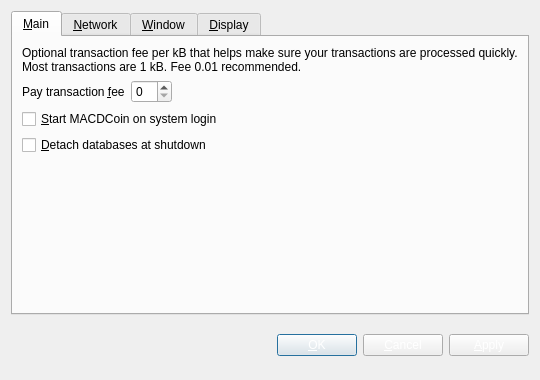
<?xml version="1.0" encoding="UTF-8"?>
<ui version="4.0">
 <class>OptionsDialog</class>
 <widget class="QDialog" name="OptionsDialog">
  <property name="geometry">
   <rect>
    <x>0</x>
    <y>0</y>
    <width>540</width>
    <height>380</height>
   </rect>
  </property>
  <property name="windowTitle">
   <string>Options</string>
  </property>
  <property name="autoFillBackground">
   <bool>true</bool>
  </property>
  <property name="locale">
   <locale language="English" country="UnitedStates"/>
  </property>
  <property name="modal">
   <bool>true</bool>
  </property>
  <layout class="QVBoxLayout" name="verticalLayout">
   <item>
    <widget class="QTabWidget" name="tabWidget">
     <property name="autoFillBackground">
      <bool>true</bool>
     </property>
     <property name="tabPosition">
      <enum>QTabWidget::North</enum>
     </property>
     <property name="currentIndex">
      <number>0</number>
     </property>
     <widget class="QWidget" name="tabMain">
      <attribute name="title">
       <string>&amp;Main</string>
      </attribute>
      <layout class="QVBoxLayout" name="verticalLayout_Main">
       <item>
        <widget class="QLabel" name="transactionFeeInfoLabel">
         <property name="text">
          <string>Optional transaction fee per kB that helps make sure your transactions are processed quickly. Most transactions are 1 kB. Fee 0.01 recommended.</string>
         </property>
         <property name="textFormat">
          <enum>Qt::PlainText</enum>
         </property>
         <property name="wordWrap">
          <bool>true</bool>
         </property>
        </widget>
       </item>
       <item>
        <layout class="QHBoxLayout" name="horizontalLayout_Main">
         <item>
          <widget class="QLabel" name="transactionFeeLabel">
           <property name="text">
            <string>Pay transaction &amp;fee</string>
           </property>
           <property name="textFormat">
            <enum>Qt::PlainText</enum>
           </property>
           <property name="buddy">
            <cstring>transactionFee</cstring>
           </property>
          </widget>
         </item>
         <item>
          <widget class="BitcoinAmountField" name="transactionFee"/>
         </item>
         <item>
          <spacer name="horizontalSpacer_Main">
           <property name="orientation">
            <enum>Qt::Horizontal</enum>
           </property>
           <property name="sizeHint" stdset="0">
            <size>
             <width>40</width>
             <height>20</height>
            </size>
           </property>
          </spacer>
         </item>
        </layout>
       </item>
       <item>
        <widget class="QCheckBox" name="bitcoinAtStartup">
         <property name="toolTip">
          <string>Automatically start MACDCoin after logging in to the system.</string>
         </property>
         <property name="text">
          <string>&amp;Start MACDCoin on system login</string>
         </property>
        </widget>
       </item>
       <item>
        <widget class="QCheckBox" name="detachDatabases">
         <property name="toolTip">
          <string>Detach block and address databases at shutdown. This means they can be moved to another data directory, but it slows down shutdown. The wallet is always detached.</string>
         </property>
         <property name="text">
          <string>&amp;Detach databases at shutdown</string>
         </property>
        </widget>
       </item>
       <item>
        <spacer name="verticalSpacer_Main">
         <property name="orientation">
          <enum>Qt::Vertical</enum>
         </property>
         <property name="sizeHint" stdset="0">
          <size>
           <width>20</width>
           <height>40</height>
          </size>
         </property>
        </spacer>
       </item>
      </layout>
     </widget>
     <widget class="QWidget" name="tabNetwork">
      <attribute name="title">
       <string>&amp;Network</string>
      </attribute>
      <layout class="QVBoxLayout" name="verticalLayout_Network">
       <item>
        <widget class="QCheckBox" name="mapPortUpnp">
         <property name="toolTip">
          <string>Automatically open the MACDCoin client port on the router. This only works when your router supports UPnP and it is enabled.</string>
         </property>
         <property name="text">
          <string>Map port using &amp;UPnP</string>
         </property>
        </widget>
       </item>
       <item>
        <widget class="QCheckBox" name="connectSocks">
         <property name="toolTip">
          <string>Connect to the MACDCoin network through a SOCKS proxy (e.g. when connecting through Tor).</string>
         </property>
         <property name="text">
          <string>&amp;Connect through SOCKS proxy:</string>
         </property>
        </widget>
       </item>
       <item>
        <layout class="QHBoxLayout" name="horizontalLayout_Network">
         <item>
          <widget class="QLabel" name="proxyIpLabel">
           <property name="text">
            <string>Proxy &amp;IP:</string>
           </property>
           <property name="textFormat">
            <enum>Qt::PlainText</enum>
           </property>
           <property name="buddy">
            <cstring>proxyIp</cstring>
           </property>
          </widget>
         </item>
         <item>
          <widget class="QValidatedLineEdit" name="proxyIp">
           <property name="maximumSize">
            <size>
             <width>140</width>
             <height>16777215</height>
            </size>
           </property>
           <property name="toolTip">
            <string>IP address of the proxy (e.g. 127.0.0.1)</string>
           </property>
          </widget>
         </item>
         <item>
          <widget class="QLabel" name="proxyPortLabel">
           <property name="text">
            <string>&amp;Port:</string>
           </property>
           <property name="textFormat">
            <enum>Qt::PlainText</enum>
           </property>
           <property name="buddy">
            <cstring>proxyPort</cstring>
           </property>
          </widget>
         </item>
         <item>
          <widget class="QLineEdit" name="proxyPort">
           <property name="maximumSize">
            <size>
             <width>55</width>
             <height>16777215</height>
            </size>
           </property>
           <property name="toolTip">
            <string>Port of the proxy (e.g. 9050)</string>
           </property>
          </widget>
         </item>
         <item>
          <widget class="QLabel" name="socksVersionLabel">
           <property name="text">
            <string>SOCKS &amp;Version:</string>
           </property>
           <property name="textFormat">
            <enum>Qt::PlainText</enum>
           </property>
           <property name="buddy">
            <cstring>socksVersion</cstring>
           </property>
          </widget>
         </item>
         <item>
          <widget class="QValueComboBox" name="socksVersion">
           <property name="toolTip">
            <string>SOCKS version of the proxy (e.g. 5)</string>
           </property>
          </widget>
         </item>
         <item>
          <spacer name="horizontalSpacer_Network">
           <property name="orientation">
            <enum>Qt::Horizontal</enum>
           </property>
           <property name="sizeHint" stdset="0">
            <size>
             <width>40</width>
             <height>20</height>
            </size>
           </property>
          </spacer>
         </item>
        </layout>
       </item>
       <item>
        <spacer name="verticalSpacer_Network">
         <property name="orientation">
          <enum>Qt::Vertical</enum>
         </property>
         <property name="sizeHint" stdset="0">
          <size>
           <width>20</width>
           <height>40</height>
          </size>
         </property>
        </spacer>
       </item>
      </layout>
     </widget>
     <widget class="QWidget" name="tabWindow">
      <attribute name="title">
       <string>&amp;Window</string>
      </attribute>
      <layout class="QVBoxLayout" name="verticalLayout_Window">
       <item>
        <widget class="QCheckBox" name="minimizeToTray">
         <property name="toolTip">
          <string>Show only a tray icon after minimizing the window.</string>
         </property>
         <property name="text">
          <string>&amp;Minimize to the tray instead of the taskbar</string>
         </property>
        </widget>
       </item>
       <item>
        <widget class="QCheckBox" name="minimizeOnClose">
         <property name="toolTip">
          <string>Minimize instead of exit the application when the window is closed. When this option is enabled, the application will be closed only after selecting Quit in the menu.</string>
         </property>
         <property name="text">
          <string>M&amp;inimize on close</string>
         </property>
        </widget>
       </item>
       <item>
        <spacer name="verticalSpacer_Window">
         <property name="orientation">
          <enum>Qt::Vertical</enum>
         </property>
         <property name="sizeHint" stdset="0">
          <size>
           <width>20</width>
           <height>40</height>
          </size>
         </property>
        </spacer>
       </item>
      </layout>
     </widget>
     <widget class="QWidget" name="tabDisplay">
      <attribute name="title">
       <string>&amp;Display</string>
      </attribute>
      <layout class="QVBoxLayout" name="verticalLayout_Display">
       <item>
        <layout class="QHBoxLayout" name="horizontalLayout_1_Display">
         <item>
          <widget class="QLabel" name="langLabel">
           <property name="text">
            <string>User Interface &amp;language:</string>
           </property>
           <property name="textFormat">
            <enum>Qt::PlainText</enum>
           </property>
           <property name="buddy">
            <cstring>lang</cstring>
           </property>
          </widget>
         </item>
         <item>
          <widget class="QValueComboBox" name="lang">
           <property name="toolTip">
            <string>The user interface language can be set here. This setting will take effect after restarting MACDCoin.</string>
           </property>
          </widget>
         </item>
        </layout>
       </item>
       <item>
        <layout class="QHBoxLayout" name="horizontalLayout_2_Display">
         <item>
          <widget class="QLabel" name="unitLabel">
           <property name="text">
            <string>&amp;Unit to show amounts in:</string>
           </property>
           <property name="textFormat">
            <enum>Qt::PlainText</enum>
           </property>
           <property name="buddy">
            <cstring>unit</cstring>
           </property>
          </widget>
         </item>
         <item>
          <widget class="QValueComboBox" name="unit">
           <property name="toolTip">
            <string>Choose the default subdivision unit to show in the interface and when sending coins.</string>
           </property>
          </widget>
         </item>
        </layout>
       </item>
       <item>
        <widget class="QCheckBox" name="displayAddresses">
         <property name="toolTip">
          <string>Whether to show MACDCoin addresses in the transaction list or not.</string>
         </property>
         <property name="text">
          <string>&amp;Display addresses in transaction list</string>
         </property>
        </widget>
       </item>
       <item>
        <widget class="QCheckBox" name="coinControlFeatures">
         <property name="toolTip">
          <string>Whether to show coin control features or not.</string>
         </property>
         <property name="text">
          <string>Display coin &amp;control features (experts only!)</string>
         </property>
        </widget>
       </item>
       <item>
        <spacer name="verticalSpacer_Display">
         <property name="orientation">
          <enum>Qt::Vertical</enum>
         </property>
         <property name="sizeHint" stdset="0">
          <size>
           <width>20</width>
           <height>40</height>
          </size>
         </property>
        </spacer>
       </item>
      </layout>
     </widget>
    </widget>
   </item>
   <item>
    <layout class="QHBoxLayout" name="horizontalLayout_Buttons">
     <item>
      <spacer name="horizontalSpacer_1">
       <property name="orientation">
        <enum>Qt::Horizontal</enum>
       </property>
       <property name="sizeHint" stdset="0">
        <size>
         <width>40</width>
         <height>48</height>
        </size>
       </property>
      </spacer>
     </item>
     <item>
      <widget class="QLabel" name="statusLabel">
       <property name="font">
        <font>
         <weight>75</weight>
         <bold>true</bold>
        </font>
       </property>
       <property name="text">
        <string/>
       </property>
       <property name="textFormat">
        <enum>Qt::PlainText</enum>
       </property>
       <property name="wordWrap">
        <bool>true</bool>
       </property>
      </widget>
     </item>
     <item>
      <spacer name="horizontalSpacer_2">
       <property name="orientation">
        <enum>Qt::Horizontal</enum>
       </property>
       <property name="sizeHint" stdset="0">
        <size>
         <width>40</width>
         <height>48</height>
        </size>
       </property>
      </spacer>
     </item>
     <item>
      <widget class="QPushButton" name="okButton">
       <property name="styleSheet">
        <string notr="true">color:white;</string>
       </property>
       <property name="text">
        <string>&amp;OK</string>
       </property>
      </widget>
     </item>
     <item>
      <widget class="QPushButton" name="cancelButton">
       <property name="styleSheet">
        <string notr="true">color:white;</string>
       </property>
       <property name="text">
        <string>&amp;Cancel</string>
       </property>
       <property name="autoDefault">
        <bool>false</bool>
       </property>
      </widget>
     </item>
     <item>
      <widget class="QPushButton" name="applyButton">
       <property name="styleSheet">
        <string notr="true">color:white;</string>
       </property>
       <property name="text">
        <string>&amp;Apply</string>
       </property>
       <property name="autoDefault">
        <bool>false</bool>
       </property>
      </widget>
     </item>
    </layout>
   </item>
  </layout>
 </widget>
 <customwidgets>
  <customwidget>
   <class>BitcoinAmountField</class>
   <extends>QSpinBox</extends>
   <header>bitcoinamountfield.h</header>
   <container>1</container>
  </customwidget>
  <customwidget>
   <class>QValueComboBox</class>
   <extends>QComboBox</extends>
   <header>qvaluecombobox.h</header>
  </customwidget>
  <customwidget>
   <class>QValidatedLineEdit</class>
   <extends>QLineEdit</extends>
   <header>qvalidatedlineedit.h</header>
  </customwidget>
 </customwidgets>
 <resources/>
 <connections/>
</ui>
